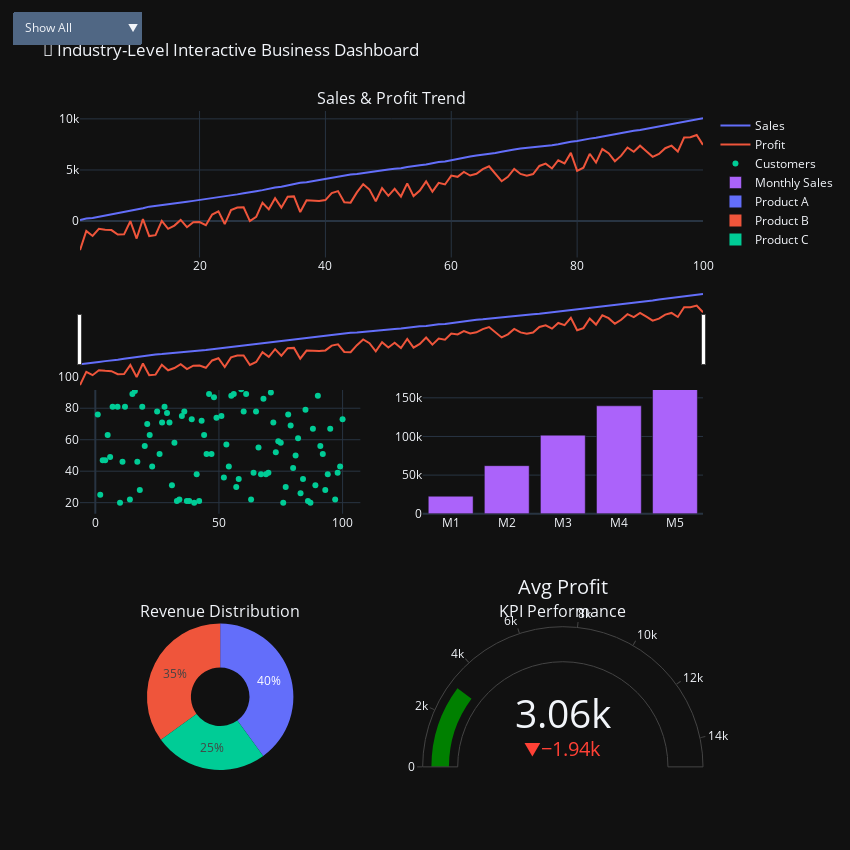

Notebook source saved alongside this figure:
### Code cell
import numpy as np
import plotly.graph_objects as go
from plotly.subplots import make_subplots

np.random.seed(42)

# -----------------------------
# Synthetic Business Data
# -----------------------------
days = np.arange(1, 101)
sales = np.cumsum(np.random.randint(50, 150, 100))
profit = sales - np.random.randint(1000, 3000, 100)
customers = np.random.randint(20, 100, 100)

# -----------------------------
# Create Subplots Layout
# -----------------------------
fig = make_subplots(
    rows=3, cols=2,
    specs=[
        [{"colspan": 2}, None],
        [{"type": "scatter"}, {"type": "bar"}],
        [{"type": "pie"}, {"type": "indicator"}]
    ],
    subplot_titles=(
        "Sales & Profit Trend",
        "Customer Growth",
        "Daily Customers",
        "Revenue Distribution",
        "KPI Performance"
    )
)

# -----------------------------
# Main Trend Line (Sales)
# -----------------------------
fig.add_trace(
    go.Scatter(
        x=days,
        y=sales,
        mode="lines",
        name="Sales"
    ),
    row=1, col=1
)

# Profit Line
fig.add_trace(
    go.Scatter(
        x=days,
        y=profit,
        mode="lines",
        name="Profit"
    ),
    row=1, col=1
)

# -----------------------------
# Customer Scatter Plot
# -----------------------------
fig.add_trace(
    go.Scatter(
        x=days,
        y=customers,
        mode="markers",
        name="Customers"
    ),
    row=2, col=1
)

# -----------------------------
# Bar Chart (Monthly Aggregation)
# -----------------------------
monthly_sales = np.array_split(sales, 5)
monthly_sum = [m.sum() for m in monthly_sales]

fig.add_trace(
    go.Bar(
        x=["M1","M2","M3","M4","M5"],
        y=monthly_sum,
        name="Monthly Sales"
    ),
    row=2, col=2
)

# -----------------------------
# Pie Chart
# -----------------------------
fig.add_trace(
    go.Pie(
        labels=["Product A","Product B","Product C"],
        values=[40, 35, 25],
        hole=0.4
    ),
    row=3, col=1
)

# -----------------------------
# KPI Gauge
# -----------------------------
fig.add_trace(
    go.Indicator(
        mode="gauge+number+delta",
        value=np.mean(profit),
        delta={'reference': 5000},
        gauge={
            'axis': {'range': [0, 15000]},
        },
        title={'text': "Avg Profit"}
    ),
    row=3, col=2
)

# -----------------------------
# Dropdown Filter
# -----------------------------
fig.update_layout(
    updatemenus=[
        dict(
            buttons=[
                dict(label="Show All",
                     method="update",
                     args=[{"visible": [True]*6}]),
                dict(label="Only Sales",
                     method="update",
                     args=[{"visible": [True, False, False, False, False, False]}]),
                dict(label="Only Customers",
                     method="update",
                     args=[{"visible": [False, False, True, False, False, False]}])
            ],
            direction="down",
            showactive=True,
            x=0.1,
            y=1.15
        )
    ]
)

# -----------------------------
# Range Slider
# -----------------------------
fig.update_xaxes(
    rangeslider_visible=True,
    row=1, col=1
)

# -----------------------------
# Layout Settings
# -----------------------------
fig.update_layout(
    height=850,
    width=850,
    title="🚀 Industry-Level Interactive Business Dashboard",
    template="plotly_dark"
)

fig.show()

### Figure 1 — Plotly figure (JSON) as saved in the notebook; plotly's stock layout.template omitted (floating-point values rounded to 4 significant figures)
{"data": [{"mode": "lines", "name": "Sales", "type": "scatter", "x": [1, 2, 3, 4, 5, 6, 7, 8, 9, 10, 11, 12, 13, 14, 15, 16, 17, 18, 19, 20, 21, 22, 23, 24, 25, 26, 27, 28, 29, 30, 31, 32, 33, 34, 35, 36, 37, 38, 39, 40, 41, 42, 43, 44, 45, 46, 47, 48, 49, 50, 51, 52, 53, 54, 55, 56, 57, 58, 59, 60, 61, 62, 63, 64, 65, 66, 67, 68, 69, 70, 71, 72, 73, 74, 75, 76, 77, 78, 79, 80, 81, 82, 83, 84, 85, 86, 87, 88, 89, 90, 91, 92, 93, 94, 95, 96, 97, 98, 99, 100], "xaxis": "x", "y": [101, 243, 307, 428, 538, 608, 740, 876, 1000, 1124, 1261, 1410, 1483, 1535, 1606, 1708, 1759, 1896, 1975, 2062, 2113, 2226, 2335, 2405, 2487, 2612, 2719, 2790, 2928, 3026, 3166, 3274, 3365, 3506, 3615, 3744, 3808, 3919, 4030, 4126, 4237, 4337, 4441, 4554, 4606, 4706, 4762, 4832, 4954, 5042, 5109, 5162, 5300, 5409, 5472, 5530, 5669, 5771, 5822, 5955, 6096, 6205, 6325, 6418, 6475, 6571, 6655, 6782, 6912, 6997, 7096, 7149, 7200, 7255, 7358, 7411, 7514, 7656, 7768, 7835, 7974, 8067, 8150, 8273, 8384, 8533, 8596, 8740, 8837, 8901, 9022, 9149, 9285, 9396, 9485, 9619, 9748, 9879, 9981, 10054], "yaxis": "y"}, {"mode": "lines", "name": "Profit", "type": "scatter", "x": [1, 2, 3, 4, 5, 6, 7, 8, 9, 10, 11, 12, 13, 14, 15, 16, 17, 18, 19, 20, 21, 22, 23, 24, 25, 26, 27, 28, 29, 30, 31, 32, 33, 34, 35, 36, 37, 38, 39, 40, 41, 42, 43, 44, 45, 46, 47, 48, 49, 50, 51, 52, 53, 54, 55, 56, 57, 58, 59, 60, 61, 62, 63, 64, 65, 66, 67, 68, 69, 70, 71, 72, 73, 74, 75, 76, 77, 78, 79, 80, 81, 82, 83, 84, 85, 86, 87, 88, 89, 90, 91, 92, 93, 94, 95, 96, 97, 98, 99, 100], "xaxis": "x", "y": [-2844, -973, -1456, -759, -841, -884, -1324, -1304, -14, -1712, 197, -1470, -1379, 15, -761, -444, 112, -599, -111, -100, -409, 634, 944, -293, 1069, 1324, 1341, -6, 415, 1796, 1149, 2234, 1314, 2372, 2415, 881, 2029, 1990, 1974, 2055, 2735, 2931, 1844, 1803, 2802, 3608, 3079, 1937, 3229, 2472, 3149, 2400, 3688, 2443, 2987, 3888, 2877, 3743, 3581, 4453, 4330, 4808, 4455, 4624, 5083, 5365, 4617, 3901, 4335, 5106, 4612, 4435, 4602, 5392, 5616, 5147, 5951, 5636, 6673, 4912, 5217, 6583, 5720, 7043, 6636, 5855, 6402, 7200, 6778, 7377, 6839, 6287, 6563, 7130, 7376, 6800, 8171, 8198, 8425, 7457], "yaxis": "y"}, {"mode": "markers", "name": "Customers", "type": "scatter", "x": [1, 2, 3, 4, 5, 6, 7, 8, 9, 10, 11, 12, 13, 14, 15, 16, 17, 18, 19, 20, 21, 22, 23, 24, 25, 26, 27, 28, 29, 30, 31, 32, 33, 34, 35, 36, 37, 38, 39, 40, 41, 42, 43, 44, 45, 46, 47, 48, 49, 50, 51, 52, 53, 54, 55, 56, 57, 58, 59, 60, 61, 62, 63, 64, 65, 66, 67, 68, 69, 70, 71, 72, 73, 74, 75, 76, 77, 78, 79, 80, 81, 82, 83, 84, 85, 86, 87, 88, 89, 90, 91, 92, 93, 94, 95, 96, 97, 98, 99, 100], "xaxis": "x2", "y": [76, 25, 47, 47, 63, 49, 81, 94, 81, 20, 46, 81, 96, 22, 89, 91, 46, 28, 81, 56, 70, 63, 43, 98, 78, 51, 71, 81, 77, 71, 31, 58, 21, 22, 75, 78, 21, 21, 73, 20, 38, 21, 72, 63, 51, 89, 51, 87, 74, 94, 75, 36, 57, 43, 88, 89, 30, 35, 92, 78, 89, 99, 22, 39, 78, 55, 38, 86, 38, 39, 90, 71, 52, 59, 58, 20, 30, 76, 69, 42, 50, 61, 26, 35, 79, 21, 20, 67, 31, 88, 56, 51, 28, 38, 67, 99, 22, 39, 43, 73], "yaxis": "y2"}, {"name": "Monthly Sales", "type": "bar", "x": ["M1", "M2", "M3", "M4", "M5"], "xaxis": "x3", "y": [22660, 62194, 101670, 139678, 180073], "yaxis": "y3"}, {"domain": {"x": [0, 0.45], "y": [0, 0.2222]}, "hole": 0.4, "labels": ["Product A", "Product B", "Product C"], "type": "pie", "values": [40, 35, 25]}, {"delta": {"reference": 5000}, "domain": {"x": [0.55, 1], "y": [0, 0.2222]}, "gauge": {"axis": {"range": [0, 15000]}}, "mode": "gauge+number+delta", "title": {"text": "Avg Profit"}, "type": "indicator", "value": 3059.0}], "layout": {"annotations": [{"font": {"size": 16}, "showarrow": false, "text": "Sales & Profit Trend", "x": 0.5, "xanchor": "center", "xref": "paper", "y": 1, "yanchor": "bottom", "yref": "paper"}, {"font": {"size": 16}, "showarrow": false, "text": "Customer Growth", "x": 0.225, "xanchor": "center", "xref": "paper", "y": 0.6111, "yanchor": "bottom", "yref": "paper"}, {"font": {"size": 16}, "showarrow": false, "text": "Daily Customers", "x": 0.775, "xanchor": "center", "xref": "paper", "y": 0.6111, "yanchor": "bottom", "yref": "paper"}, {"font": {"size": 16}, "showarrow": false, "text": "Revenue Distribution", "x": 0.225, "xanchor": "center", "xref": "paper", "y": 0.2222, "yanchor": "bottom", "yref": "paper"}, {"font": {"size": 16}, "showarrow": false, "text": "KPI Performance", "x": 0.775, "xanchor": "center", "xref": "paper", "y": 0.2222, "yanchor": "bottom", "yref": "paper"}], "height": 850, "title": {"text": "🚀 Industry-Level Interactive Business Dashboard"}, "updatemenus": [{"buttons": [{"args": [{"visible": [true, true, true, true, true, true]}], "label": "Show All", "method": "update"}, {"args": [{"visible": [true, false, false, false, false, false]}], "label": "Only Sales", "method": "update"}, {"args": [{"visible": [false, false, true, false, false, false]}], "label": "Only Customers", "method": "update"}], "direction": "down", "showactive": true, "x": 0.1, "y": 1.15}], "width": 850, "xaxis": {"anchor": "y", "domain": [0, 1], "rangeslider": {"visible": true}}, "xaxis2": {"anchor": "y2", "domain": [0, 0.45]}, "xaxis3": {"anchor": "y3", "domain": [0.55, 1]}, "yaxis": {"anchor": "x", "domain": [0.7778, 1]}, "yaxis2": {"anchor": "x2", "domain": [0.3889, 0.6111]}, "yaxis3": {"anchor": "x3", "domain": [0.3889, 0.6111]}}}
